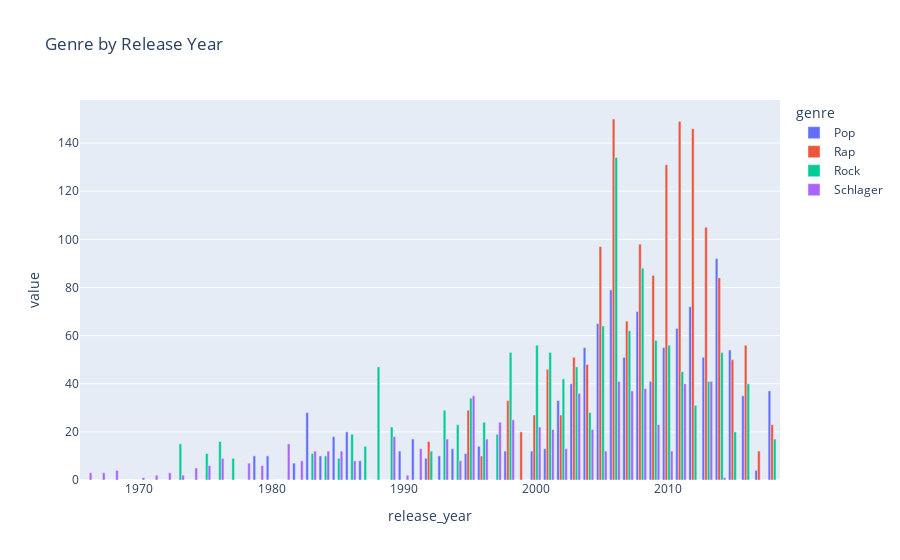

The notebook cell this image was saved under:
### Code cell
genre_release_year_fig = genre_pivot.plot(kind='bar', title='Genre by Release Year')
genre_release_year_fig.update_layout(barmode='group')
genre_release_year_fig.show()

### Figure 1 — Plotly figure (JSON) as saved in the notebook; plotly's stock layout.template omitted (floating-point values rounded to 4 significant figures)
{"data": [{"alignmentgroup": "True", "hovertemplate": "genre=Pop<br>release_year=%{x}<br>value=%{y}<extra></extra>", "legendgroup": "Pop", "marker": {"color": "#636efa", "pattern": {"shape": ""}}, "name": "Pop", "offsetgroup": "Pop", "orientation": "v", "showlegend": true, "textposition": "auto", "type": "bar", "x": [1966, 1967, 1968, 1970, 1971, 1972, 1973, 1974, 1975, 1976, 1977, 1978, 1979, 1980, 1981, 1982, 1983, 1984, 1985, 1986, 1987, 1988, 1989, 1990, 1991, 1992, 1993, 1994, 1995, 1996, 1997, 1998, 1999, 2000, 2001, 2002, 2003, 2004, 2005, 2006, 2007, 2008, 2009, 2010, 2011, 2012, 2013, 2014, 2015, 2016, 2017, 2018], "xaxis": "x", "y": [0, 0, 0, 0, 0, 0, 0, 0, 0, 0, 0, 0, 10, 10, 0, 7, 28, 10, 18, 20, 8, 0, 0, 12, 17, 9, 10, 13, 11, 14, 0, 12, 0, 12, 13, 33, 40, 55, 65, 79, 51, 70, 41, 55, 63, 72, 51, 92, 54, 35, 4, 37], "yaxis": "y"}, {"alignmentgroup": "True", "hovertemplate": "genre=Rap<br>release_year=%{x}<br>value=%{y}<extra></extra>", "legendgroup": "Rap", "marker": {"color": "#EF553B", "pattern": {"shape": ""}}, "name": "Rap", "offsetgroup": "Rap", "orientation": "v", "showlegend": true, "textposition": "auto", "type": "bar", "x": [1966, 1967, 1968, 1970, 1971, 1972, 1973, 1974, 1975, 1976, 1977, 1978, 1979, 1980, 1981, 1982, 1983, 1984, 1985, 1986, 1987, 1988, 1989, 1990, 1991, 1992, 1993, 1994, 1995, 1996, 1997, 1998, 1999, 2000, 2001, 2002, 2003, 2004, 2005, 2006, 2007, 2008, 2009, 2010, 2011, 2012, 2013, 2014, 2015, 2016, 2017, 2018], "xaxis": "x", "y": [0, 0, 0, 0, 0, 0, 0, 0, 0, 0, 0, 0, 0, 0, 0, 0, 0, 0, 0, 0, 0, 0, 0, 0, 0, 16, 0, 0, 29, 10, 0, 33, 20, 27, 46, 27, 51, 48, 97, 150, 66, 98, 85, 131, 149, 146, 105, 84, 50, 56, 12, 23], "yaxis": "y"}, {"alignmentgroup": "True", "hovertemplate": "genre=Rock<br>release_year=%{x}<br>value=%{y}<extra></extra>", "legendgroup": "Rock", "marker": {"color": "#00cc96", "pattern": {"shape": ""}}, "name": "Rock", "offsetgroup": "Rock", "orientation": "v", "showlegend": true, "textposition": "auto", "type": "bar", "x": [1966, 1967, 1968, 1970, 1971, 1972, 1973, 1974, 1975, 1976, 1977, 1978, 1979, 1980, 1981, 1982, 1983, 1984, 1985, 1986, 1987, 1988, 1989, 1990, 1991, 1992, 1993, 1994, 1995, 1996, 1997, 1998, 1999, 2000, 2001, 2002, 2003, 2004, 2005, 2006, 2007, 2008, 2009, 2010, 2011, 2012, 2013, 2014, 2015, 2016, 2017, 2018], "xaxis": "x", "y": [0, 0, 0, 0, 0, 0, 15, 0, 11, 16, 9, 0, 0, 0, 0, 0, 11, 10, 9, 19, 14, 47, 22, 0, 0, 12, 29, 23, 34, 24, 19, 53, 0, 56, 53, 42, 47, 28, 64, 134, 62, 88, 58, 56, 45, 31, 41, 53, 20, 40, 0, 17], "yaxis": "y"}, {"alignmentgroup": "True", "hovertemplate": "genre=Schlager<br>release_year=%{x}<br>value=%{y}<extra></extra>", "legendgroup": "Schlager", "marker": {"color": "#ab63fa", "pattern": {"shape": ""}}, "name": "Schlager", "offsetgroup": "Schlager", "orientation": "v", "showlegend": true, "textposition": "auto", "type": "bar", "x": [1966, 1967, 1968, 1970, 1971, 1972, 1973, 1974, 1975, 1976, 1977, 1978, 1979, 1980, 1981, 1982, 1983, 1984, 1985, 1986, 1987, 1988, 1989, 1990, 1991, 1992, 1993, 1994, 1995, 1996, 1997, 1998, 1999, 2000, 2001, 2002, 2003, 2004, 2005, 2006, 2007, 2008, 2009, 2010, 2011, 2012, 2013, 2014, 2015, 2016, 2017, 2018], "xaxis": "x", "y": [3, 3, 4, 1, 2, 3, 2, 5, 6, 9, 0, 7, 6, 0, 15, 8, 12, 12, 12, 8, 0, 0, 18, 2, 13, 0, 17, 8, 35, 17, 24, 25, 0, 22, 21, 13, 36, 21, 12, 41, 37, 38, 23, 12, 40, 0, 41, 1, 0, 0, 0, 0], "yaxis": "y"}], "layout": {"barmode": "group", "legend": {"title": {"text": "genre"}, "tracegroupgap": 0}, "title": {"text": "Genre by Release Year"}, "xaxis": {"anchor": "y", "domain": [0, 1], "title": {"text": "release_year"}}, "yaxis": {"anchor": "x", "domain": [0, 1], "title": {"text": "value"}}}}
